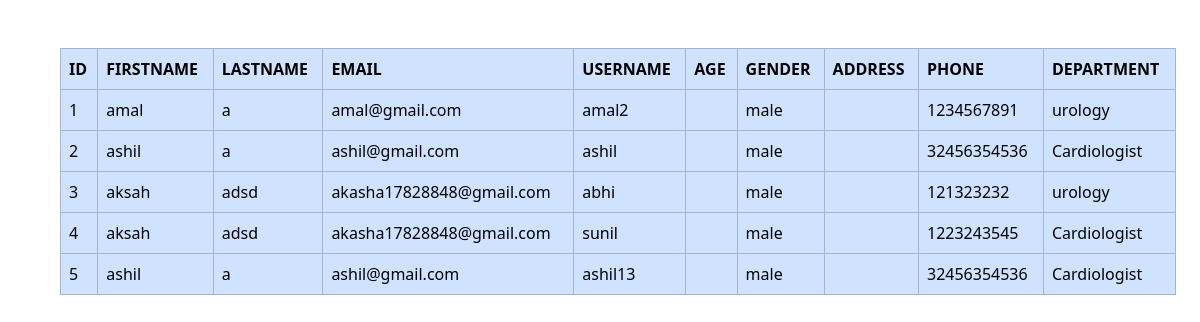
Page /viewpatients on the committed database.
### happ/models.py (models this page shows)
class Patient(models.Model):
    depid = models.ForeignKey(Department, on_delete=models.CASCADE)
    pid = models.OneToOneField(User, on_delete=models.CASCADE, limit_choices_to={'usertype': 'patient'})
    age = models.IntegerField()
    address = models.CharField(max_length=100)
    GENDER_CHOICES = [('male', 'Male'), ('female', 'Female')]
    gender = models.CharField(max_length=10, choices=GENDER_CHOICES)
    phone = models.CharField(max_length=15)

class User(AbstractUser):
    USERTYPE_CHOICES = [
        ('admin', 'Admin'),
        ('doctor', 'Doctor'),
        ('patient', 'Patient'),
    ]
    usertype = models.CharField(max_length=50, choices=USERTYPE_CHOICES, default="patient")

class Department(models.Model):
    dep_name = models.CharField(max_length=100)

### happ/views.py (the view)
# urls.py: path('viewpatients',views.viewpatients,name='viewpatients'),
def viewpatients(request):
    x=Patient.objects.all()
    return render(request,'viewpatients.html',{'x1':x})

### happ/templates/viewpatients.html (shortened to what this page needs)
<!DOCTYPE html>
<html lang="en">
<head>
    <link href="https://cdn.jsdelivr.net/npm/bootstrap@5.3.3/dist/css/bootstrap.min.css" rel="stylesheet">
</head>
</head>
<body>
    <div class="container m-5">
    <table  class="table table-bordered table-primary">
        <tr>
            <th>ID</th>
            <th>FIRSTNAME</th>
            <th>LASTNAME</th>
            <th>EMAIL</th>
            <th>USERNAME</th>
            <th>AGE</th>
            <th>GENDER</th>
            <th>ADDRESS</th>
            <th>PHONE</th>
            <th>DEPARTMENT</th>
        </tr>
        {% for i in x1 %}
        <tr>
            <td>{{i.id}}</td>
            <td>{{i.pid.first_name}}</td>
            <td>{{i.pid.last_name}}</td>
            <td>{{i.pid.email}}</td>
            <td>{{i.pid.username}}</td>
            <td>{{i.Age}}</td>
            <td>{{i.gender}}</td>
            <td>{{i.Address}}</td>
            <td>{{i.phone}}</td>
            <td>{{i.depid.dep_name}}</td>
        </tr>
        {% endfor %}
    </table>
</div>
</body>
</html>

### rows in the picture
Patient: id "1", pid.first_name "amal", pid.last_name "a", pid.email "amal@gmail.com", pid.username "amal2", gender "male", phone "1234567891", depid.dep_name "urology"
Patient: id "2", pid.first_name "ashil", pid.last_name "a", pid.email "ashil@gmail.com", pid.username "ashil", gender "male", phone "32456354536", depid.dep_name "Cardiologist"
Patient: id "3", pid.first_name "aksah", pid.last_name "adsd", pid.email "akasha17828848@gmail.com", pid.username "abhi", gender "male", phone "121323232", depid.dep_name "urology"
Patient: id "4", pid.first_name "aksah", pid.last_name "adsd", pid.email "akasha17828848@gmail.com", pid.username "sunil", gender "male", phone "1223243545", depid.dep_name "Cardiologist"
Patient: id "5", pid.first_name "ashil", pid.last_name "a", pid.email "ashil@gmail.com", pid.username "ashil13", gender "male", phone "32456354536", depid.dep_name "Cardiologist"
